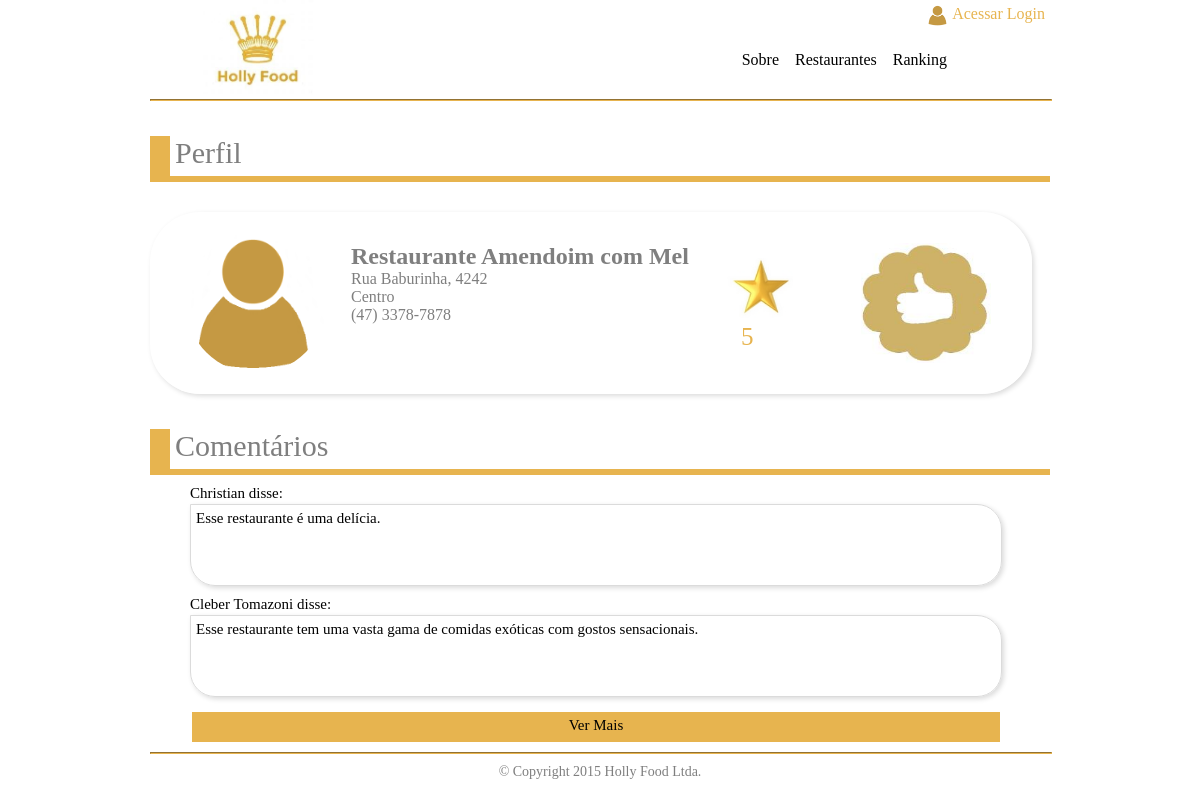
/php/restaurante.php?rest=25, run on the app's committed database.
### tables this page shows
CREATE TABLE IF NOT EXISTS `tb_restaurantes` (
  `res_codigo` int(11) NOT NULL AUTO_INCREMENT,
  `res_nmfantasia` varchar(70) NOT NULL,
  `res_rzsocial` varchar(70) NOT NULL,
  `res_telefone` varchar(15) NOT NULL,
  `res_cnpj` varchar(18) NOT NULL,
  `res_foto` varchar(45) DEFAULT NULL,
  `res_url` varchar(100) DEFAULT NULL,
  `res_codendereco` int(11) NOT NULL,
  `res_codusuario` int(11) NOT NULL,
  `res_codcategoria` int(11) NOT NULL,
  PRIMARY KEY (`res_codigo`),
  KEY `fk_tb_restaurantes_tb_enderecos1` (`res_codendereco`),
  KEY `fk_tb_restaurantes_tb_usuarios1` (`res_codusuario`),
  KEY `fk_tb_restaurante_tb_categoria1_idx` (`res_codcategoria`)
);

CREATE TABLE IF NOT EXISTS `tb_enderecos` (
  `end_codigo` int(11) NOT NULL AUTO_INCREMENT,
  `end_logradouro` varchar(45) NOT NULL,
  `end_numero` varchar(4) NOT NULL,
  `end_cep` varchar(9) NOT NULL,
  `end_complemento` varchar(50) DEFAULT NULL,
  `end_codbairro` int(11) NOT NULL,
  PRIMARY KEY (`end_codigo`),
  KEY `fk_tb_endereco_tb_bairro1` (`end_codbairro`)
);

CREATE TABLE IF NOT EXISTS `tb_bairros` (
  `bai_codigo` int(11) NOT NULL AUTO_INCREMENT,
  `bai_nome` varchar(45) NOT NULL,
  `bai_codcidade` int(11) NOT NULL,
  PRIMARY KEY (`bai_codigo`),
  KEY `fk_tb_bairros_copy1_tb_cidades_copy11` (`bai_codcidade`)
);

CREATE TABLE IF NOT EXISTS `tb_comentarios` (
  `com_codigo` int(11) NOT NULL AUTO_INCREMENT,
  `com_descricao` varchar(300) NOT NULL,
  `com_data` date NOT NULL,
  `com_codrestaurante` int(11) NOT NULL,
  `com_codcliente` int(11) NOT NULL,
  PRIMARY KEY (`com_codigo`),
  KEY `fk_tb_comentario_tb_restaurantes1_idx` (`com_codrestaurante`),
  KEY `fk_tb_comentario_tb_cliente1_idx` (`com_codcliente`)
);

CREATE TABLE IF NOT EXISTS `tb_clientes` (
  `cli_codigo` int(11) NOT NULL AUTO_INCREMENT,
  `cli_nome` varchar(45) NOT NULL,
  `cli_codusuario` int(11) NOT NULL,
  PRIMARY KEY (`cli_codigo`),
  KEY `fk_tb_clientes_tb_usuarios1` (`cli_codusuario`)
);

### php/restaurante.php (the view, shortened to what this page needs)
<?php
	if(isset($_GET["rest"])){
		$rest=$_GET["rest"];
		$sql="SELECT * FROM tb_restaurantes,tb_enderecos,tb_bairros WHERE res_codigo=$rest AND res_codendereco=end_codigo AND end_codbairro=bai_codigo;";
		$executar=mysql_query($sql);
	}else{
		header("Location:restaurantes.php");
	}
?>
<!DOCTYPE html>
<html>
	<head>
		<link rel="stylesheet" href="css/estilo.css"/>
		<link rel="stylesheet" href="css/menu.css"/>
		<link rel="stylesheet" href="css/restaurante.css"/>
		<link rel="stylesheet" href="css/login.css"/>
	</head>
	<body>
		<div id="dPrincipal">
			<?php
				include("verificaLogin.php");
			?>
			<div id="dtPerfil" class="dtitulo">
				<p>Perfil</p>
			</div>
			<div id="dRest">
				<div id="dCirculo">
					<img id="dImgC" src="imagens/multy-user.png" alt="Posição">
				</div>
				<div id="dTexto">
					<?php
						while($coluna=mysql_fetch_array($executar)){
							echo "<h2>".$coluna["res_nmfantasia"]."</h2>";
							echo "<p>".$coluna["end_logradouro"].", ".$coluna["end_numero"]."</p>";
							echo "<p>".$coluna["bai_nome"]."</p>";
							echo "<p>".$coluna["res_telefone"]."</p>";
						}
					?>
				</div>
				<div id="dEstrela">
					<img id="ImgE" src="imagens/votos/estrela-dourada.jpg" alt="Estrela"/>
					<?php
						$sql="SELECT COUNT(vot_curtida) AS total FROM tb_votos WHERE vot_curtida=1 AND vot_codrestaurante=$rest;";
						$executar=mysql_query($sql);
						while($coluna=mysql_fetch_array($executar)){
							echo "<p id='PE'>".$coluna["total"]."</p>";
						}
					?>
				</div>
				<div id="dcurtir">
					<?php
						$cc="";
						if(isset($_SESSION["sUsuario"])&&($_SESSION["sSenha"])){
							if($y==2){
								$sql="SELECT cli_codigo FROM tb_clientes WHERE cli_codusuario=$x;";
								$executar=mysql_query($sql);
								while($coluna=mysql_fetch_array($executar)){
									$cc=$coluna["cli_codigo"];
								}
								$sql="SELECT * FROM tb_votos WHERE vot_codrestaurante=$rest AND vot_codcliente=$cc;";
								$executar=mysql_query($sql);
								$contador=mysql_num_rows($executar);
								if($contador>0){
									while($coluna=mysql_fetch_array($executar)){
										$v=$coluna["vot_curtida"];
									}
									if($v){
										$mao="descurtir";
									}else{
										$mao="curtir";
									}
								}else{
									$mao="curtir";
								}
							}else{
								$mao="curtir";
							}
						}else{
							$mao="curtir";
						}
						if($cc==""){
							echo "<img id='curtir' src='imagens/votos/$mao.png' alt='Mão fazendo sinal de positivo' class='curtir'/>";
						}else{
							echo "<a href='cadVoto.php?cc=".$cc."&cr=".$rest."'><img id='curtir' src='imagens/votos/$mao.png' alt='Mão fazendo sinal de positivo' class='curtir'/></a>";
						}
					?>
				</div>
			</div>
			<div id="dtcomentario"class="dtitulo">
				<p>Comentários</p>
			</div>
			<?php
				$sql="SELECT * FROM tb_comentarios,tb_clientes WHERE com_codrestaurante=$rest AND com_codcliente=cli_codigo ORDER BY com_codigo DESC;";
				$executar=mysql_query($sql);
				$contador=mysql_num_rows($executar);
				if($contador>0){
					while($coluna=mysql_fetch_array($executar)){
			?>
			<div class="dComentario">
				<?php
					echo "<p>".$coluna["cli_nome"]." disse: </p>";
					echo "<p class='dPalavras'>".$coluna["com_descricao"]."</p>";
				?>
			</div>
			<?php
					}
			?>
			<div class="dvm">
				<p>Ver Mais</p>
			</div>
			<?php
				}else{
					echo "<p id='msg'>Esse restaurante não possui nenhum comentário.</p>";
					echo "<p id='msg'>Seja o primeiro a comentar.</p>";
				}
			?>
		</div>
	</body>
</html>

### css/estilo.css (style rules this page uses)
* { margin:0px; padding:0px; font-family:"Century Gothic"; }
hr { width:900px; border-color:#E7B44F; }
#dPrincipal { width:900px; margin:auto; }
#dTopo img { width:115px; margin-left:50px; }
#dRodape { clear:both; }
#dRodape p { text-align:center; color:#7F7F7F; font-size:14px; margin:10px; }

### css/menu.css (style rules this page uses)
#dLogo { float:left; }
#dLoginMenu { float:right; }
#dLinkLogin { float:right; margin:5px; cursor:pointer; }
#dLinkLogin img { width:22px; float:left; padding-right:3px; }
#dLinkLogin p { color:#E7B44F; float:left; }
#dMenu a { color:#000000; text-decoration:none; }
#dMenu ul { float:right; margin-top:12px; margin-right:5px; clear:both; }
#dMenu li { float:left; padding:8px; list-style:none; font-size:16px; }
#dMenu li.deslogado { margin-right:90px; }
hr.espacoTop { margin-top:20px; }

### css/restaurante.css (style rules this page uses)
.dtitulo { height:40px; margin-top: 35px; border-bottom: 6px solid #E7B44F; border-left: 20px solid #E7B44F; font-size:30px; font-family:CeL; color:#7F7F7F; }
.dtitulo p { margin: 5px auto auto 5px; }
#dRest { width: 880px; height: 180px; margin-bottom: 10px; margin-top: 30px; border: 1px solid #FFFFFF; border-radius: 50px 50px 50px 50px; float:center; box-shadow: 2px 2px 5px #DBDBDB; -webkit-box-shadow: 2px 2px 5px #DBDBDB; -moz-box-shadow: 2px 2px 5px #DBDBDB; }
#dCirculo { background-color: #FFFFFF; border-radius: 100px; margin: 20px 25px 0px 35px; width: 140px; height: 140px; float: left; text-align: center; }
#dImgC { border-radius: 100px; text-align: center; width: 140px; height: 140px; }
#dTexto { color:#7f7f7f; width: 350px; height: 150px; float: left; text-align: left; margin: 30px 20px 0px 0px; }
#dEstrela { float: left; text-align: left; width: 130px; height: 200px; font-size: 20px; color: #E7B44F; }
#ImgE { margin: 45px 50px 0px 0px; width: 80px; height: 60px; }
#PE { margin-left:20px; font-size:25px; }
#dcurtir { height:120px; width:120px; margin: 30px auto auto 10px; float:left; }
#dcurtir #curtir { height:120px; width:130px; }
.dComentario { margin-top:10px; margin-left:40px; font-size:15px; float:left; }
.dPalavras { margin-top:2px; border:1px solid #DBDBDB; border-radius:0px 25px 25px 25px ; width:800px; height:70px; padding:5px; font-size:15px; font-family: CeL, Century Gothic; box-shadow: 2px 2px 5px #DBDBDB; -webkit-box-shadow: 2px 2px 5px #DBDBDB; -moz-box-shadow: 2px 2px 5px #DBDBDB; }
.dvm { width:808px; height:30px; background-color:#E7B44F; text-align:center; margin:15px auto 10px 42px; float:left; }
.dvm p { padding-top:5px; font-size: 15px }

### data on the page
tb_restaurantes: res_nmfantasia "Restaurante Amendoim com Mel", tb_enderecos.end_logradouro "Rua Baburinha", tb_enderecos.end_numero "4242", tb_bairros.bai_nome "Centro", res_telefone "(47) 3378-7878"
tb_comentarios: tb_clientes.cli_nome "Christian", com_descricao "Esse restaurante é uma delícia."
tb_comentarios: tb_clientes.cli_nome "Cleber Tomazoni", com_descricao "Esse restaurante tem uma vasta gama de comidas exóticas com gostos sensacionais."

### other printed values
$coluna["total"] "5"
